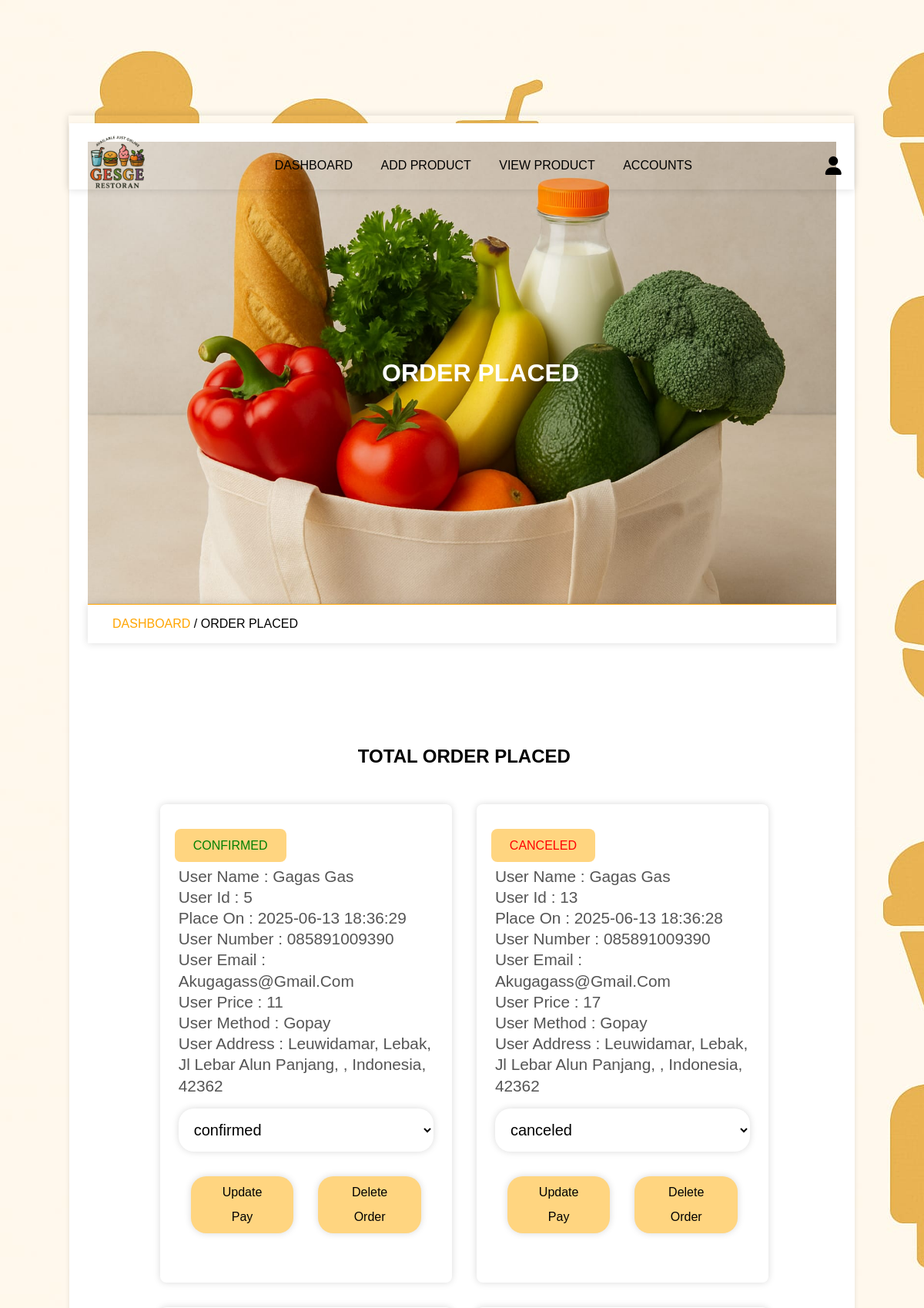
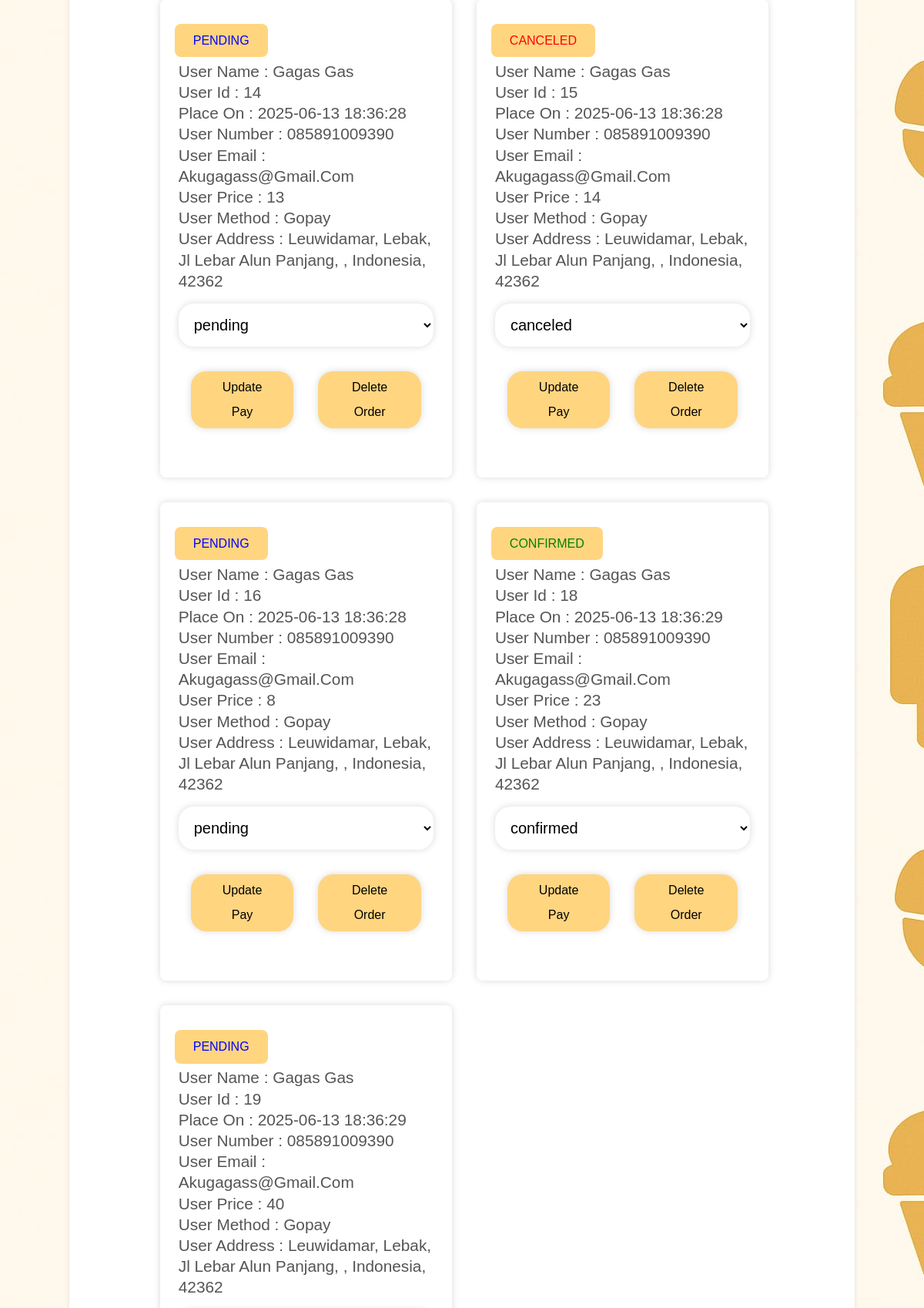
Screenshot of /admin/order.php (signed in, upper part) with the database file from the repository (2 pictures, top to bottom).
### tables this page shows
CREATE TABLE `orders` (
  `id` int(11) NOT NULL,
  `user_id` int(11) NOT NULL,
  `name` varchar(100) NOT NULL,
  `number` varchar(20) NOT NULL,
  `email` varchar(100) NOT NULL,
  `address` varchar(255) NOT NULL,
  `address_type` enum('home','office','','') NOT NULL,
  `method` varchar(50) NOT NULL,
  `product_id` int(11) NOT NULL,
  `name_product` varchar(100) NOT NULL,
  `price` int(11) NOT NULL,
  `qty` int(11) NOT NULL,
  `date` timestamp NOT NULL DEFAULT current_timestamp(),
  `status` enum('pending','confirmed','canceled') NOT NULL
);

### admin/order.php (the view, shortened to what this page needs)
<?php
    include '../components/connection.php';
?>
<!DOCTYPE html>
<html>
<head>
    <link rel="stylesheet" href="../fontawasome/css/all.min.css">
    <link rel="stylesheet"  href="../admin_css/admin_style.css?v=<?php echo time(); ?>">
</head>
<body>
    <?php include '../admin_components/admin_header.php'; ?>
    <div class="main">
        <div class="banner">
            <h1>order placed</h1>
        </div>
        <div class="title2">
            <a href="dashboard.php">dashboard  </a> <span>/ order placed</span>
        </div>
        <section class="order-container">
            <h1 class="heading">total order placed</h1>
            <div class="box-container">
                <?php
                    $select_orders = $conn->prepare("SELECT * FROM `orders`");
                    $select_orders->execute();
                    if($select_orders->rowCount() > 0) {
                        while($fetch_orders = $select_orders->fetch(PDO::FETCH_ASSOC)){
                ?>
                <div class="box">
                    <div class="status" style="color: <?php if ($fetch_orders['status'] == 'pending'){echo "blue";}elseif($fetch_orders['status'] == 'confirmed'){echo "green";} else {echo "red";}?>"><?= $fetch_orders['status']; ?> </div>
                    <div class="detail">
                        <p>user name : <span><?= $fetch_orders['name']; ?></span></p>
                        <p>user id : <span><?= $fetch_orders['id']; ?></span></p>
                        <p>place on : <span><?= $fetch_orders['date']; ?></span></p>
                        <p>user number : <span><?= $fetch_orders['number']; ?></span></p>
                        <p>user email : <span><?= $fetch_orders['email']; ?></span></p>
                        <p>user price : <span><?= $fetch_orders['price']; ?></span></p>
                        <p>user method : <span><?= $fetch_orders['method']; ?></span></p>
                        <p>user address : <span><?= $fetch_orders['address']; ?></span></p>
                    </div>
                    <form action="" method="post">
                        <select name="status" required>
                            <option disabled selected><?= $fetch_orders['status']; ?></option>
                        </select>
                        <div class="flex-btn">
                            <button type="submit" name="update_order" class="btn">update pay</button>
                            <button type="submit" name="delete_order" class="btn">delete order</button>
                        </div>
                    </form>
                </div>
                <?php
                        }
                    }else{
                        echo '
                            <div class="empty">
                                <p>no order takes placed yet!</p>
                            </div>
                        ';
                    }
                ?>
            </div>
        </section>
    </div>
</body>
</html>

### admin_css/admin_style.css (style rules this page uses)
* { padding: 0; margin: 0; box-sizing: border-box; }
:root { --orange: #FFA500; --light-orange: #FFD580; --box-shadow: 0 0 10px rgba(0 0 0/15%); --text-shadow: 1px 1px 3px rgba(245, 173, 79, 0.5); }
html { font-size: 16px; font-family: sans-serif; --ms-overflow-style: scrollbar; --ms-text-size-adjust: 100%; --webkit-text-size-adjust: 100%; }
body { background-image: url('../images/bg1.jpg'); width: 100%; }
.main { width: 85vw; background: #fff; box-shadow: 0 2px 6px 0 rgb(0 0 0/10%); margin: 1rem auto; margin-top: 10rem; padding: 2%; }
a { text-decoration: none; }
.btn { line-height: 2; background-color: var(--light-orange); padding: 5px 35px; display: inline-block; border-radius: 20px; color: #000; text-transform: capitalize; font-family: inherit; cursor: pointer; font-size: 16px; user-select: none; position: relative; overflow: hidden; vertical-align: middle; transition: color .3s ease; z-index: 2; }
.btn::before { position: absolute; content: ''; left: 0; top: 0; background: var(--orange); color: #fff; height: 100%; width: 0; z-index: -1; transition: width .3s ease; }
input, textarea, button, select { background: transparent; border-radius: 20px; padding: 1rem; border: none; outline: none; width: 100%; margin: 1rem 0; box-shadow: var(--box-shadow); font-size: 20px; }
.box-container { display: grid; grid-template-columns: repeat(auto-fit, minmax(20rem, 1fr)); align-items: center; justify-content: center; }
.box-container .box { margin: 1rem; }
.heading { text-align: center; text-transform: uppercase; padding: 1rem; margin-bottom: 1rem; }
section, .post-editor { width: 75vw; min-height: 100vw; border-radius: 10px; padding: 4%; margin: 8% 4%; margin-bottom: 2%; }
.flex-btn { display: flex; justify-content: space-evenly; }
.flex-btn .btn { margin: 1rem; }
.banner { background-image: url('../images/slider4.jpg'); background-size: cover; background-position: center; background-color: var(--orange); width: 100%; height: 50vw; text-align: center; display: flex; justify-content: center; align-items: center; }
.banner h1 { text-transform: uppercase; color: #fff; margin-left: 3rem; }
.title2 { border-top: 1px solid var(--orange); padding: 1rem 2rem; text-transform: uppercase; box-shadow: var(--box-shadow); }
.title2 a { color: var(--orange); }
.order-container .box-container .box { font-size: 1.3rem; box-shadow: var(--box-shadow); border-radius: .5rem; padding: 2rem 1.5rem; padding-bottom: 3rem; line-height: 1.7rem; color: #555; position: relative; }
.box-container .status { position: absolute; left: 5%; text-transform: uppercase; font-size: 1rem; margin-bottom: 1rem; padding: .5rem 1.5rem; display: inline-block; background: var(--light-orange); border-radius: .5rem; }
.order-container .detail { margin-top: 3rem; text-transform: capitalize; }

### rows the page displays
orders: status "CONFIRMED", name "Gagas Gas", id "5", date "2025-06-13 18:36:29", number "085891009390", email "Akugagass@gmail.com", price "11", method "Gopay", address "Leuwidamar, Lebak, Jl Lebar Alun Panjang, , Indonesia, 42362", status "confirmed"
orders: status "CANCELED", name "Gagas Gas", id "13", date "2025-06-13 18:36:28", number "085891009390", email "Akugagass@gmail.com", price "17", method "Gopay", address "Leuwidamar, Lebak, Jl Lebar Alun Panjang, , Indonesia, 42362", status "canceled"
orders: status "PENDING", name "Gagas Gas", id "14", date "2025-06-13 18:36:28", number "085891009390", email "Akugagass@gmail.com", price "13", method "Gopay", address "Leuwidamar, Lebak, Jl Lebar Alun Panjang, , Indonesia, 42362", status "pending"
orders: status "CANCELED", name "Gagas Gas", id "15", date "2025-06-13 18:36:28", number "085891009390", email "Akugagass@gmail.com", price "14", method "Gopay", address "Leuwidamar, Lebak, Jl Lebar Alun Panjang, , Indonesia, 42362", status "canceled"
orders: status "PENDING", name "Gagas Gas", id "16", date "2025-06-13 18:36:28", number "085891009390", email "Akugagass@gmail.com", price "8", method "Gopay", address "Leuwidamar, Lebak, Jl Lebar Alun Panjang, , Indonesia, 42362", status "pending"
orders: status "CONFIRMED", name "Gagas Gas", id "18", date "2025-06-13 18:36:29", number "085891009390", email "Akugagass@gmail.com", price "23", method "Gopay", address "Leuwidamar, Lebak, Jl Lebar Alun Panjang, , Indonesia, 42362", status "confirmed"
orders: status "PENDING", name "Gagas Gas", id "19", date "2025-06-13 18:36:29", number "085891009390", email "Akugagass@gmail.com", price "40", method "Gopay", address "Leuwidamar, Lebak, Jl Lebar Alun Panjang, , Indonesia, 42362"
